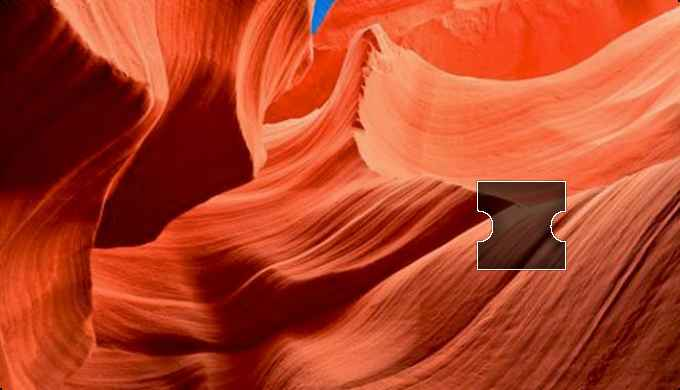
#> input picture Python's Books/Python3网络爬虫开发实战/chap08/img.png, 680 x 390 px
$ python '8.2高斯滤波.py'
#> lines starting #> are read from the running program, lines starting #| are printed output that depends on the picture; after the words box and inside, x2 and y2 are one past the last pixel; in counts of white or black regions, pixels touching at a corner belong together
# -*- coding: utf-8 -*-
"""
 @Time : 2024/3/17 16:42
 @Author : sunliguo
 @Email : sunliguo2006@qq.com
"""
import cv2 as cv

img0 = cv.imread('img.png')
#> img0 is the input picture: shape (390, 680, 3); mean B, G, R 37.1, 64.7, 179.8

if img0 is None:
    print("Error: Could not read image.")
    exit()

blurred = cv.GaussianBlur(img0, (5, 5), 0)
print(type(blurred))
#| <class 'numpy.ndarray'>

# 边缘检测
canny = cv.Canny(blurred, 200, 450)
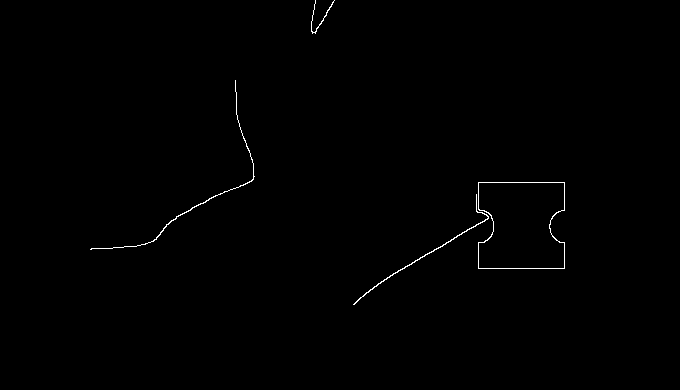
#> canny: shape (390, 680); 0.4% white in thin lines or dots, all inside (x1, y1, x2, y2) = (90, 0, 565, 305)

# 轮廓提取
contours, hierarchy = cv.findContours(canny, cv.RETR_EXTERNAL, cv.CHAIN_APPROX_SIMPLE)
#> contours = 4 contours, 1 with area under 20; largest, box (x1, y1, x2, y2) and area: (478, 182, 565, 269) 6638, (353, 194, 489, 305) 92, (90, 80, 255, 250) 60

# [4 lines of commented-out code are left out]

cv.imshow('canny', canny)
cv.waitKey(0)
cv.destroyAllWindows()
